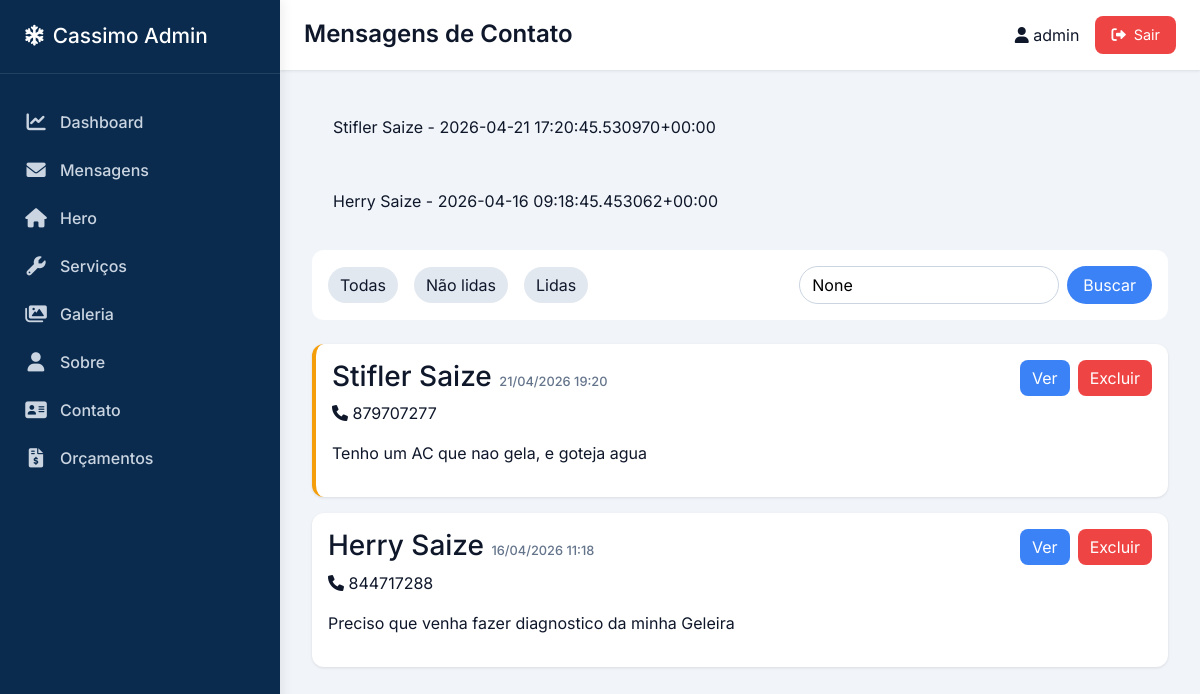
/admin-dashboard/mensagens/ (signed in), run on an earlier commit of the app's database.
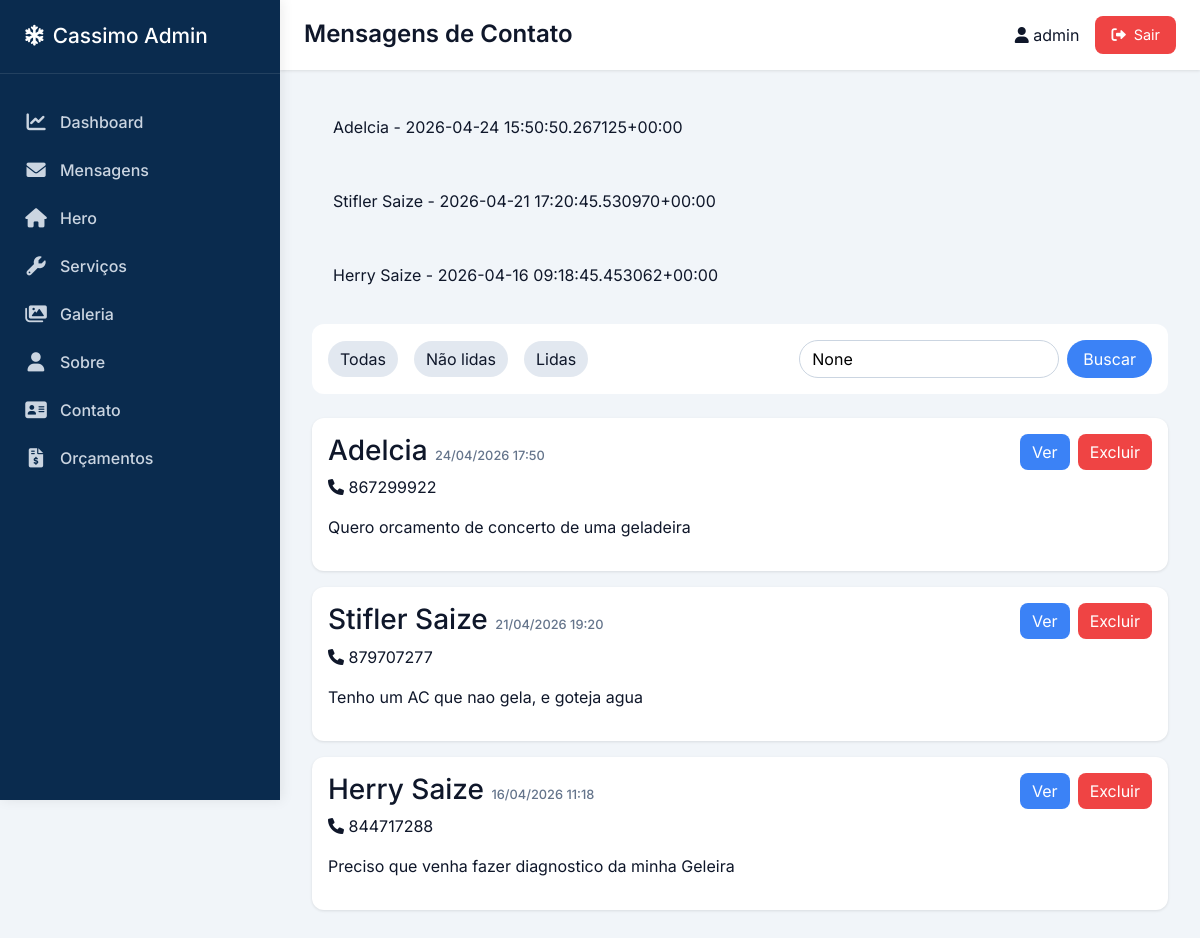
And on a later commit of the database.
### core/models.py (models this page shows)
class ContactMessage(models.Model):
    name = models.CharField(max_length=100)
    phone = models.CharField(max_length=20)
    message = models.TextField()
    created_at = models.DateTimeField(auto_now_add=True)
    is_read = models.BooleanField(default=False)  # NOVO CAMPO
    def __str__(self):
        return f"{self.name} - {self.created_at}"

### core/decorators.py (the view)
    def wrapper(request, *args, **kwargs):
        if not request.user.is_authenticated:
            messages.error(request, 'Faça login para acessar o dashboard.')
            return redirect('dashboard_login')
        if not request.user.is_staff:
            messages.error(request, 'Acesso restrito a administradores.')
            return redirect('home')
        return view_func(request, *args, **kwargs)

### core/dashboard.py (called while the page is built)
@admin_required
def dashboard_messages(request):
    messages_list = ContactMessage.objects.all().order_by('-created_at')
    status_filter = request.GET.get('status')
    if status_filter == 'read':
        messages_list = messages_list.filter(is_read=True)
    elif status_filter == 'unread':
        messages_list = messages_list.filter(is_read=False)
    search = request.GET.get('search')
    if search:
        messages_list = messages_list.filter(
            Q(name__icontains=search) |
            Q(phone__icontains=search) |
            Q(message__icontains=search)
        )
    context = {
        'messages': messages_list,
        'total_count': messages_list.count(),
        'current_filter': status_filter,
        'search_term': search,
    }
    return render(request, 'dashboard/messages.html', context)

### templates/dashboard/messages.html (shortened to what this page needs)
{% extends 'dashboard/base_dashboard.html' %}
{% block page_title %}Mensagens de Contato{% endblock %}
{% block content %}
<div class="filters" style="background: white; padding: 1rem; border-radius: 12px; margin-bottom: 1.5rem; display: flex; gap: 1rem; flex-wrap: wrap; align-items: center;">
    <a href="?status=all" class="filter-btn {% if not current_filter %}active{% endif %}" style="padding: 6px 12px; background: #e2e8f0; border-radius: 20px; text-decoration: none; color: #0f172a;">Todas</a>
    <a href="?status=unread" class="filter-btn {% if current_filter == 'unread' %}active{% endif %}" style="padding: 6px 12px; background: #e2e8f0; border-radius: 20px; text-decoration: none; color: #0f172a;">Não lidas</a>
    <a href="?status=read" class="filter-btn {% if current_filter == 'read' %}active{% endif %}" style="padding: 6px 12px; background: #e2e8f0; border-radius: 20px; text-decoration: none; color: #0f172a;">Lidas</a>
    <form method="get" style="margin-left: auto; display: flex; gap: 0.5rem;">
        <input type="text" name="search" placeholder="Buscar..." value="{{ search_term }}" style="padding: 6px 12px; border: 1px solid #cbd5e1; border-radius: 20px;">
        <button type="submit" style="background: #3b82f6; border: none; padding: 6px 16px; border-radius: 20px; color: white;">Buscar</button>
    </form>
</div>
<div class="messages-list">
    {% if messages %}
        {% for msg in messages %}
        <div class="message-item" style="background: white; border-radius: 12px; padding: 1rem; margin-bottom: 1rem; box-shadow: 0 1px 3px rgba(0,0,0,0.1); {% if not msg.is_read %}border-left: 4px solid #f59e0b;{% endif %}">
            <div style="display: flex; justify-content: space-between; align-items: flex-start; flex-wrap: wrap;">
                <div>
                    <h3>{{ msg.name }} <span style="font-size: 0.8rem; color: #64748b;">{{ msg.created_at|date:"d/m/Y H:i" }}</span></h3>
                    <p><i class="fas fa-phone"></i> {{ msg.phone }}</p>
                    <p style="margin-top: 0.5rem;">{{ msg.message|truncatechars:100 }}</p>
                </div>
                <div style="display: flex; gap: 0.5rem;">
                    <a href="{% url 'dashboard_message_detail' msg.id %}" class="btn-view" style="background: #3b82f6; color: white; padding: 6px 12px; border-radius: 8px; text-decoration: none;">Ver</a>
                    <a href="{% url 'dashboard_message_delete' msg.id %}" class="btn-delete" onclick="return confirm('Tem certeza que deseja excluir esta mensagem?')" style="background: #ef4444; color: white; padding: 6px 12px; border-radius: 8px; text-decoration: none;">Excluir</a>
                </div>
            </div>
        </div>
        {% endfor %}
    {% else %}
        <p style="text-align: center; color: #64748b;">Nenhuma mensagem cadastrada ainda.</p>
    {% endif %}
</div>
{% endblock %}

### templates/dashboard/base_dashboard.html (shortened to what this page needs)
<!DOCTYPE html>
<html lang="pt">
<head>
    <link rel="stylesheet" href="https://cdnjs.cloudflare.com/ajax/libs/font-awesome/6.0.0-beta3/css/all.min.css">
    <link href="https://cdn.jsdelivr.net/npm/bootstrap@5.3.0-alpha1/dist/css/bootstrap.min.css" rel="stylesheet">
</head>
<body>
    <div class="dashboard-container">
        <aside class="sidebar" id="mainSidebar">
            <div class="sidebar-header">
                <h2><i class="fas fa-snowflake"></i> <span>Cassimo Admin</span></h2>
            </div>
            <nav class="sidebar-nav">
                <a href="{% url 'dashboard_home' %}" class="{% if request.resolver_match.url_name == 'dashboard_home' %}active{% endif %}">
                    <i class="fas fa-chart-line"></i> <span>Dashboard</span>
                </a>
                <a href="{% url 'dashboard_messages' %}" class="{% if 'dashboard_messages' in request.path %}active{% endif %}">
                    <i class="fas fa-envelope"></i> <span>Mensagens</span>
                </a>
                <a href="{% url 'hero_edit' %}" class="{% if request.resolver_match.url_name == 'hero_edit' %}active{% endif %}">
                    <i class="fas fa-home"></i> <span>Hero</span>
                </a>
                <a href="{% url 'servico_list' %}" class="{% if 'servico' in request.path %}active{% endif %}">
                    <i class="fas fa-wrench"></i> <span>Serviços</span>
                </a>
                <a href="{% url 'galeria_list' %}" class="{% if 'galeria' in request.path %}active{% endif %}">
                    <i class="fas fa-images"></i> <span>Galeria</span>
                </a>
                <a href="{% url 'sobre_edit' %}" class="{% if request.resolver_match.url_name == 'sobre_edit' %}active{% endif %}">
                    <i class="fas fa-user"></i> <span>Sobre</span>
                </a>
                <a href="{% url 'contato_edit' %}" class="{% if request.resolver_match.url_name == 'contato_edit' %}active{% endif %}">
                    <i class="fas fa-address-card"></i> <span>Contato</span>
                </a>
                <a href="{% url 'orcamento_list' %}" class="{% if 'orcamento' in request.path %}active{% endif %}">
                    <i class="fas fa-file-invoice-dollar"></i> <span>Orçamentos</span>
                </a>
            </nav>
        </aside>
        <main class="main-content" id="mainContent">
            <div class="top-bar">
                <div style="display: flex; align-items: center; gap: 12px;">
                    <h1 class="page-title">{% block page_title %}Dashboard{% endblock %}</h1>
                </div>
                <div class="user-info">
                    <span><i class="fas fa-user"></i> {{ request.user.username }}</span>
                    <a href="{% url 'dashboard_logout' %}" class="logout-btn"><i class="fas fa-sign-out-alt"></i> Sair</a>
                </div>
            </div>
            <div class="content">
                {% if messages %}
                    {% for message in messages %}
                        <div class="alert alert-{{ message.tags }}">
                            {{ message }}
                        </div>
                    {% endfor %}
                {% endif %}
                {% block content %}{% endblock %}
            </div>
        </main>
    </div>
</body>
</html>

### templates/dashboard/base_dashboard.html (style rules this page uses)
* { margin: 0; padding: 0; box-sizing: border-box; }
body { font-family: 'Inter', sans-serif; background: #f1f5f9; color: #0f172a; overflow-x: hidden; }
.dashboard-container { display: flex; min-height: 100vh; position: relative; }
.sidebar { width: 280px; background: #0a2b4e; color: white; position: fixed; height: 100vh; overflow-y: auto; z-index: 1050; top: 0; left: 0; transition: transform 0.3s ease-in-out, width 0.2s; box-shadow: 2px 0 12px rgba(0,0,0,0.08); }
.sidebar-header { padding: 1.5rem; border-bottom: 1px solid rgba(255,255,255,0.1); }
.sidebar-header h2 { font-size: 1.3rem; display: flex; align-items: center; gap: 0.5rem; margin: 0; }
.sidebar-nav { padding: 1.5rem 0; }
.sidebar-nav a { display: flex; align-items: center; gap: 12px; padding: 12px 24px; color: #cbd5e1; text-decoration: none; transition: 0.3s; font-weight: 500; }
.sidebar-nav i { width: 24px; font-size: 1.2rem; text-align: center; }
.main-content { flex: 1; margin-left: 280px; width: calc(100% - 280px); transition: margin-left 0.3s ease; }
.top-bar { background: white; padding: 1rem 1.5rem; display: flex; justify-content: space-between; align-items: center; flex-wrap: wrap; gap: 1rem; box-shadow: 0 1px 3px rgba(0,0,0,0.1); position: sticky; top: 0; z-index: 1020; }
.page-title { font-size: 1.5rem; font-weight: 600; margin: 0; }
.user-info { display: flex; align-items: center; gap: 1rem; flex-wrap: wrap; }
.logout-btn { background: #ef4444; color: white; padding: 8px 16px; border-radius: 8px; text-decoration: none; font-size: 0.9rem; transition: 0.2s; display: inline-flex; align-items: center; gap: 8px; }
.content { padding: 2rem; }
.alert { padding: 12px 20px; border-radius: 8px; margin-bottom: 1.5rem; }
.sidebar-nav a { position: relative; flex-wrap: wrap; }

What changed in the data, as far as the page shows it:
added ContactMessage: name+created_at "Adelcia - 2026-04-24 15:50:50.267125+00:00", name "Adelcia", created_at "24/04/2026 17:50", phone "867299922", message "Quero orcamento de concerto de uma geladeira"
changed ContactMessage "Stifler Saize": is_read False → True (drawn)
